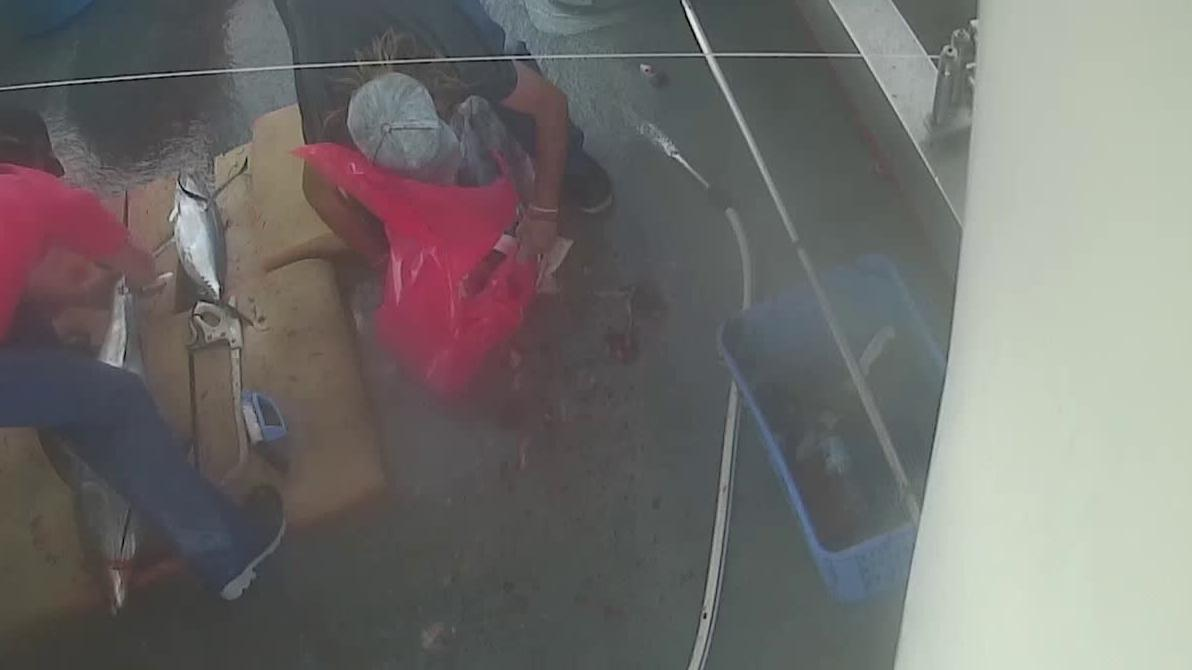
#> input picture Data/Kaggle/train/ALB/img_00466.jpg, 1192 x 670 px; its folder holds only this picture in this run
$ jupyter execute --allow-errors 'User 1.ipynb'   (Python 2 division)
#> lines starting #> are read from the running program, lines starting #| are printed output that depends on the picture
#> further down, img is the input picture: shape (670, 1192, 3); mean B, G, R 109.1, 111.3, 113.4
#> `img = cv2.resize(img, (224, 224))`:
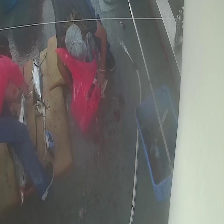
#> img: shape (224, 224, 3); mean B, G, R 109, 111.2, 113.3
This is your private sketch-notebook. Do whatever you want with it. When code is ready to be developed, please just copy and paste it to the final notebook.

[cell 1]
# Importing important stuff
from First_start.imports import *
from First_start.multi_gpu import *
from First_start.init_vars import *
from First_start.start_functions import *

[cell 2]
# fix random seed for reproducibility
seed = 7
#> (the rest of this cell did not finish here and is left out)

[cell 3]
# the folder path to the folder with all the fishies in there
folders_path = '../Data/Kaggle/train/*'

# creating a dataframe with the columns below
image_dict = {}

# going through all folders and saving file names in dataframe so that order is always correct
for foldername in glob.glob(folders_path):
    for image_name in glob.glob(foldername + '/*.jpg'):
        # getting image name and fish type and putting it in a dictionary
        fish_type = foldername[-3:]
        image_dict[image_name] = fish_type

image_df = pd.DataFrame(image_dict.items(), columns = ['image_name', 'fish_type'])  #.sample(frac=1) # random sampling
dummy_df = pd.get_dummies(image_df, columns=['fish_type']) # dummify data

dummy_df.head()
type(dummy_df)

[cell 4]
# Smaller dataset for testing purposes!
dummy_df = dummy_df.iloc[0:101,:]

[cell 5]
Image(url= "https://kaggle2.blob.core.windows.net/competitions/kaggle/5568/media/species-ref-key.jpg")

[cell 6]
# Count of the image types
image_df.groupby('fish_type').count().sort_values('image_name')

[cell 7]
count = 0 # count, to test the algorithm with 100 pictures
images = []

#> (the rest of this cell did not finish here and is left out)
